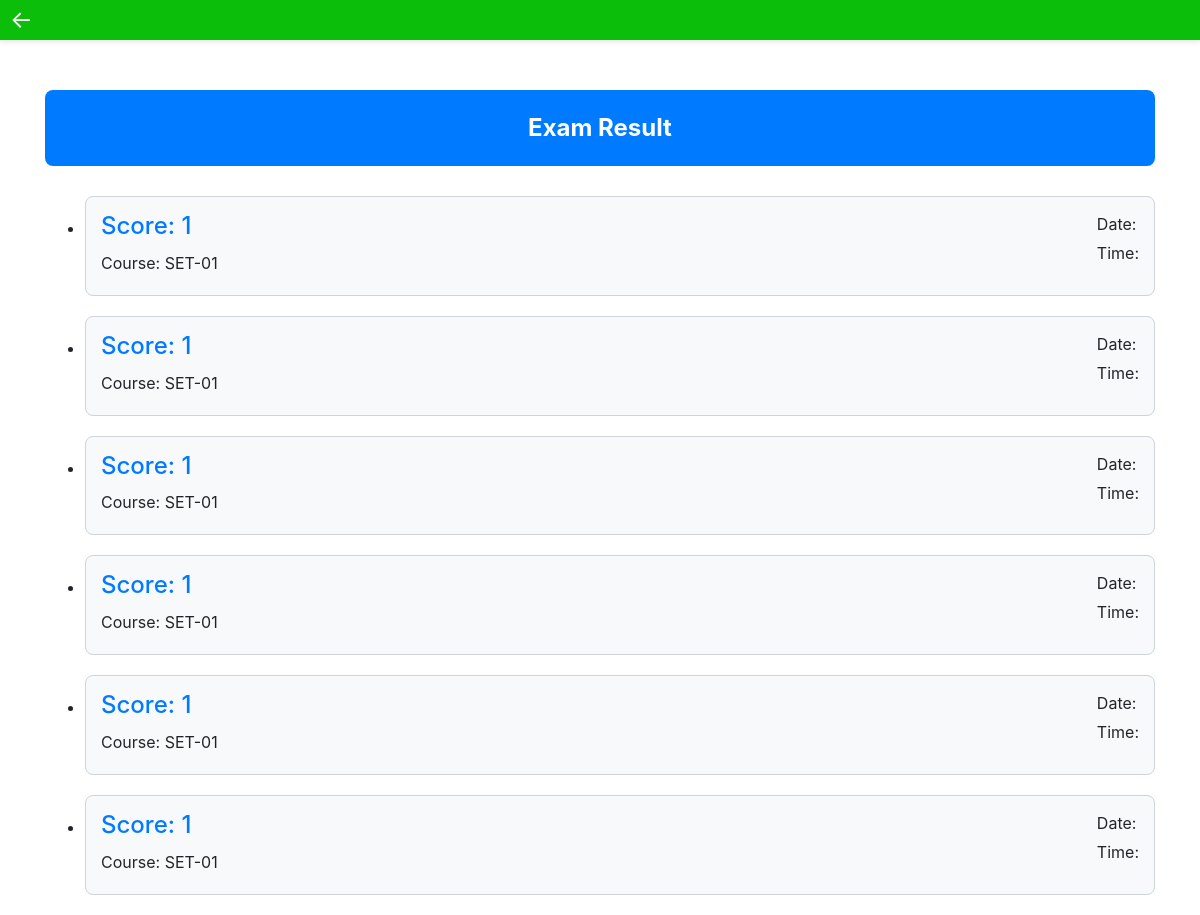
Before: /view_score/ (signed in) with the older database file.
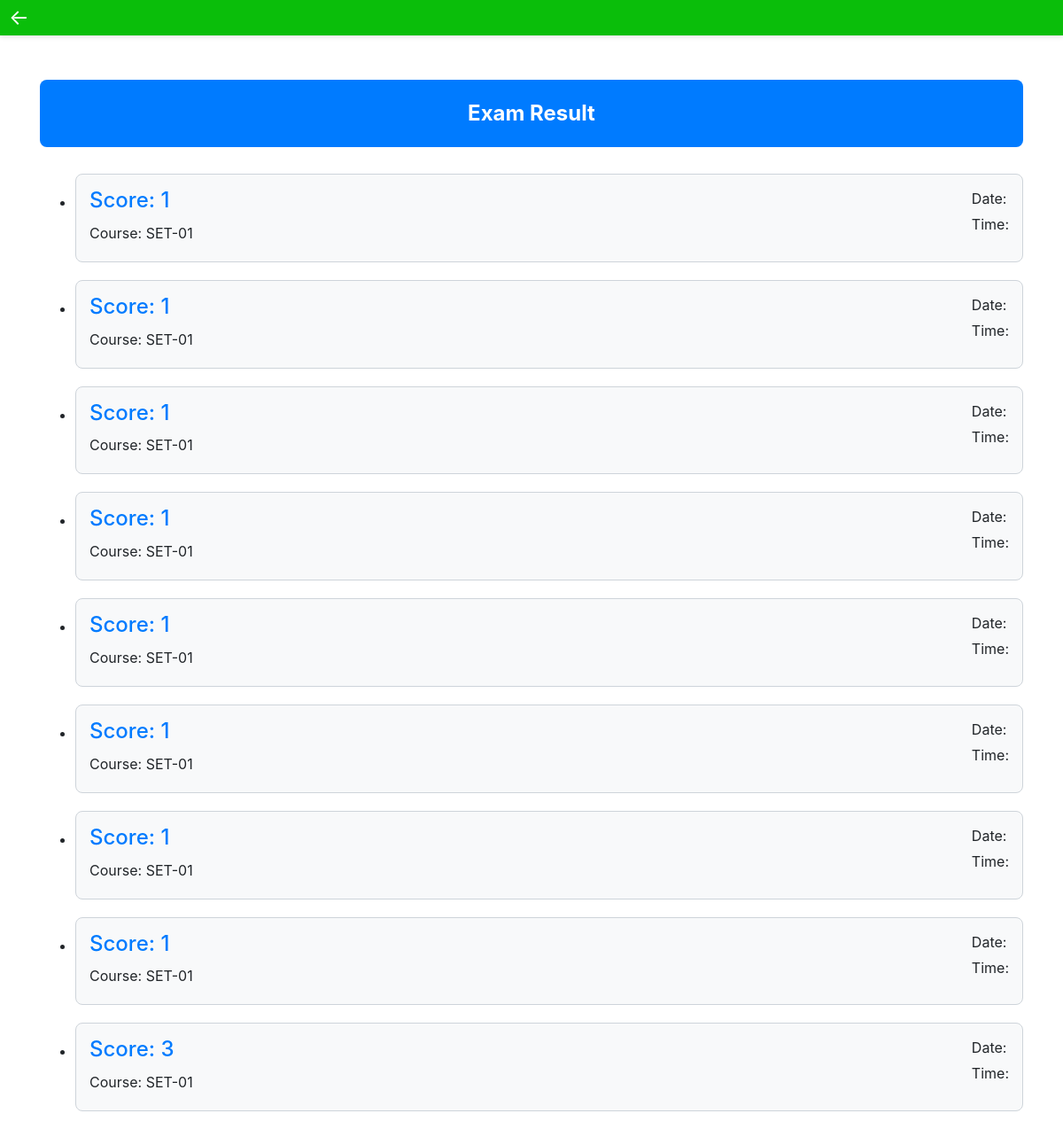
After: the same page with the newer database file.
### main/models.py (models this page shows, shortened)
class ScoreBoard(models.Model):
    course = models.ForeignKey(Course, on_delete=models.CASCADE)
    user = models.ForeignKey(User, on_delete=models.CASCADE)
    score = models.IntegerField()

class Course(models.Model):
    course_name = models.CharField(max_length=100)

### main/views.py (the view)
# urls.py: path('view_score/' , view_score , name="view_score"),
@login_required(login_url='/login')
def view_score(request):
    user = request.user
    score = ScoreBoard.objects.filter(user=user)
    context = {'score' : score}
    return render(request,'score.html' , context)

### main/templates/score.html (shortened to what this page needs)
<!DOCTYPE html>
<html lang="en">
<head>
  <link rel="stylesheet" href="https://stackpath.bootstrapcdn.com/bootstrap/4.4.1/css/bootstrap.min.css">
</head>
<body>
  <div class="header">
    <a class="left-arrow" href="{% url 'main:modelexam' %}">&#8592;</a>
</div>
  <div class="container">
    <div class="result-container">
      <div class="result-header">
        Exam Result
      </div>
      {% if score %}
      <ul class="result-list">
        {% for s in score %}
        <li class="result-item">
          <h4>Score: {{ s.score }}</h4>
          <p>Course: {{ s.course.course_name }}</p>
          <div class="exam-info">
            <p>Date: {{ s.exam_date }}</p>
            <p>Time: {{ s.exam_time }}</p>
          </div>
        </li>
        {% endfor %}
      </ul>
      {% else %}
      <div class="no-result-message">
        <p>You haven't given any exam yet.</p>
        <a class="btn btn-primary" href="/">Start Exam</a>
      </div>
      {% endif %}
    </div>
  </div>
</body>
</html>

Changed rows visible on the page:
added ScoreBoard: score "1", course.course_name "SET-01"
added ScoreBoard: score "1", course.course_name "SET-01"
added ScoreBoard: score "3", course.course_name "SET-01"
